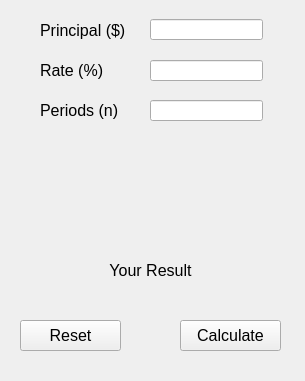
<?xml version="1.0" encoding="UTF-8"?>
<ui version="4.0">
 <class>ModulePage</class>
 <widget class="QWidget" name="ModulePage">
  <property name="geometry">
   <rect>
    <x>0</x>
    <y>0</y>
    <width>305</width>
    <height>381</height>
   </rect>
  </property>
  <property name="font">
   <font>
    <pointsize>12</pointsize>
   </font>
  </property>
  <property name="windowTitle">
   <string>Form</string>
  </property>
  <widget class="QLabel" name="label_1">
   <property name="geometry">
    <rect>
     <x>40</x>
     <y>10</y>
     <width>91</width>
     <height>41</height>
    </rect>
   </property>
   <property name="text">
    <string>Principal ($)</string>
   </property>
  </widget>
  <widget class="QLineEdit" name="input_1">
   <property name="geometry">
    <rect>
     <x>150</x>
     <y>19</y>
     <width>113</width>
     <height>21</height>
    </rect>
   </property>
  </widget>
  <widget class="QLineEdit" name="input_2">
   <property name="geometry">
    <rect>
     <x>150</x>
     <y>60</y>
     <width>113</width>
     <height>21</height>
    </rect>
   </property>
  </widget>
  <widget class="QPushButton" name="calculateButton">
   <property name="geometry">
    <rect>
     <x>180</x>
     <y>320</y>
     <width>101</width>
     <height>31</height>
    </rect>
   </property>
   <property name="text">
    <string>Calculate</string>
   </property>
  </widget>
  <widget class="QLabel" name="label_2">
   <property name="geometry">
    <rect>
     <x>40</x>
     <y>50</y>
     <width>81</width>
     <height>41</height>
    </rect>
   </property>
   <property name="text">
    <string>Rate (%)</string>
   </property>
  </widget>
  <widget class="QLabel" name="resultLabel">
   <property name="geometry">
    <rect>
     <x>70</x>
     <y>250</y>
     <width>161</width>
     <height>41</height>
    </rect>
   </property>
   <property name="text">
    <string>Your Result</string>
   </property>
   <property name="alignment">
    <set>Qt::AlignCenter</set>
   </property>
  </widget>
  <widget class="QPushButton" name="resetButton">
   <property name="geometry">
    <rect>
     <x>20</x>
     <y>320</y>
     <width>101</width>
     <height>31</height>
    </rect>
   </property>
   <property name="text">
    <string>Reset</string>
   </property>
  </widget>
  <widget class="QLabel" name="label_3">
   <property name="geometry">
    <rect>
     <x>40</x>
     <y>90</y>
     <width>81</width>
     <height>41</height>
    </rect>
   </property>
   <property name="text">
    <string>Periods (n)</string>
   </property>
  </widget>
  <widget class="QLineEdit" name="input_3">
   <property name="geometry">
    <rect>
     <x>150</x>
     <y>100</y>
     <width>113</width>
     <height>21</height>
    </rect>
   </property>
  </widget>
 </widget>
 <resources/>
 <connections/>
</ui>
